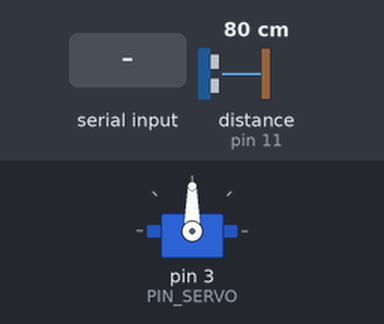
The sketch below on a simulated Arduino Leonardo, built with avr-gcc and run on an emulated ATmega32U4. On the bench: servo. Wiring (inferred from the names in the program): ultrasonic range finder: trigger pin 12; echo pin 11. Inputs (shaded band) come from the test bench; at power-on: distance to the obstacle (sensor on pin 11) 80 cm. The echo pulse lasts 58.3 µs per cm; what the sketch prints to the serial monitor is not drawn.

Above: at 1.2 s.
1.3 s: "P\n" received over the second serial link
At 3.3 s:
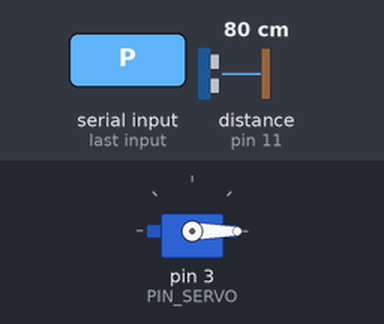
3.8 s: "F\n" received over the second serial link
At 5.2 s:
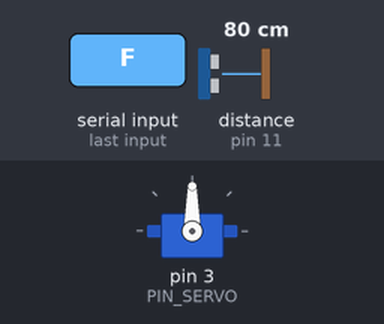
Timing chart, 0 to 6.8 s (numbered marks = the images above; inputs shaded):
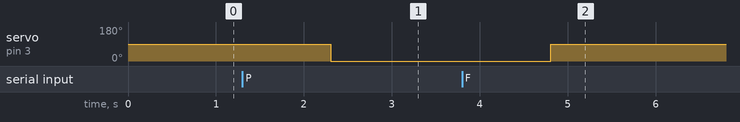

The sketch:

exit.ino
```cpp
#include <pt.h>
#include <Servo.h>

#define PT_DELAY(pt, ms, ts) \
    ts = millis(); \
    PT_WAIT_WHILE(pt, millis()-ts < (ms));

// PIN_SENSOR
#define PIN_LED 12
#define PIN_SERVO 3
#define PIN_ULTRA_ECHO 11
#define PIN_ULTRA_TRIG 12

// SERVO STATUS
#define CLOSE 0
#define OPEN 1

// LED & LCD STATUS
#define FREE 0
#define RESERVE 1
#define PARK 2

// READ WRITE VALUE
long duration = 0;  // Ultrasonic
long distance = 0;  // Ultrasonic
String val = "F";
String car_ID = "";
int check_Free = 0;

Servo myservo;

int servoStatus = CLOSE;
int ledStatus = FREE;

struct pt pt_taskLED;
struct pt pt_taskSERVO;
struct pt pt_taskULTRA;
struct pt pt_taskSendSerial;


///////////////////////////////////////////////////////
void setValue(){
  car_ID = val.substring(1,7);
  switch(val.charAt(0)) {
    case 'F':
      ledStatus = FREE;
	  car_ID = "";
    break;
    case 'R':
      ledStatus = RESERVE;
    break;
    case 'P':
      ledStatus = PARK;
    break;
  }
}

///////////////////////////////////////////////////////
void serialEvent() {
  if (Serial1.available() > 0) {
    val = Serial1.readStringUntil('\r');
    Serial.print("value Recieve : ");
    Serial.println(val);
    Serial1.flush();
    setValue();
  }
}

///////////////////////////////////////////////////////
void sendSerial(){
  String sendData = String(val.charAt(0));
  sendData += car_ID;
  Serial1.print(sendData);
  Serial1.print('\r');
  Serial.print(sendData);
  Serial.print('\r');
}

///////////////////////////////////////////////////////
PT_THREAD(taskSendSerial(struct pt* pt))
{
  static uint32_t ts;

  PT_BEGIN(pt);

  while (1)
  {
    sendSerial();
    PT_DELAY(pt, 600, ts);
  }

  PT_END(pt);
}


///////////////////////////////////////////////////////
PT_THREAD(taskLED(struct pt* pt))
{
  static uint32_t ts;

  PT_BEGIN(pt);

  while (1)
  {
    digitalWrite(PIN_LED, ledStatus);
    PT_DELAY(pt, 150, ts);
  }

  PT_END(pt);
}

///////////////////////////////////////////////////////
PT_THREAD(taskULTRA(struct pt* pt))
{
  static uint32_t ts;

  PT_BEGIN(pt);

  while (1)
  {
    digitalWrite(PIN_ULTRA_TRIG, LOW);
    delayMicroseconds(2);
    digitalWrite(PIN_ULTRA_TRIG, HIGH);
    delayMicroseconds(10);
    digitalWrite(PIN_ULTRA_TRIG, LOW);
    duration = pulseIn(PIN_ULTRA_ECHO, HIGH);
    distance = (duration/2) / 29.1;
    PT_DELAY(pt, 150, ts);
    Serial.print(distance);
  }

  PT_END(pt);
}

///////////////////////////////////////////////////////
PT_THREAD(taskSERVO(struct pt* pt))
{
  static uint32_t ts;

  PT_BEGIN(pt);

  while (1)
  {
    if(val.charAt(0) == 'F' && check_Free == 0){
      myservo.write(90);
    }
    if(val.charAt(0) == 'R'){
      check_Free = 1;
      myservo.write(90);
    }
    else if(val.charAt(0) == 'P' && check_Free != 2){
      myservo.write(0);
      if(distance < 5){
          myservo.write(90);
          check_Free = 2;
      }
    }
    else if(val.charAt(0) == 'F' && check_Free == 2){
      myservo.write(0);
      if(distance > 20){
          myservo.write(90);
          check_Free = 0;
      }
    }
    PT_DELAY(pt, 150, ts);
  }

  PT_END(pt);
}

///////////////////////////////////////////////////////
void setup()
{
  myservo.attach(PIN_SERVO);
  pinMode(PIN_LED, OUTPUT);
  pinMode(PIN_ULTRA_ECHO, INPUT);
  pinMode(PIN_ULTRA_TRIG, OUTPUT);

  PT_INIT(&pt_taskLED);
  PT_INIT(&pt_taskULTRA);
  PT_INIT(&pt_taskSERVO);

  Serial1.begin(115200);
  Serial.begin(115200);
}

///////////////////////////////////////////////////////
void loop()
{
  taskLED(&pt_taskLED);
  taskULTRA(&pt_taskULTRA);
  taskSERVO(&pt_taskSERVO);

  serialEvent();
  taskSendSerial(&pt_taskSendSerial);
}
```

Measured:
- after the input at 1.3 s, servo on pin 3 (PIN_SERVO): 90° → 0° after 1.0 s
- after the input at 3.8 s, servo on pin 3 (PIN_SERVO): 0° → 90° after 1.0 s
